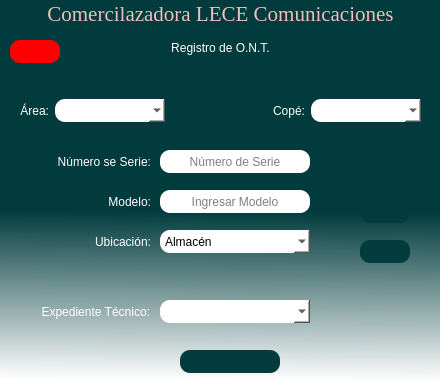
<?xml version="1.0" encoding="UTF-8"?>
<ui version="4.0">
 <class>Registro_de_ONT</class>
 <widget class="QDialog" name="Registro_de_ONT">
  <property name="geometry">
   <rect>
    <x>0</x>
    <y>0</y>
    <width>440</width>
    <height>380</height>
   </rect>
  </property>
  <property name="windowTitle">
   <string>Registro de ONT</string>
  </property>
  <property name="windowIcon">
   <iconset>
    <normaloff>../../assets/icons/ONT.png</normaloff>../../assets/icons/ONT.png</iconset>
  </property>
  <property name="toolTipDuration">
   <number>0</number>
  </property>
  <property name="layoutDirection">
   <enum>Qt::LeftToRight</enum>
  </property>
  <property name="styleSheet">
   <string notr="true">QDialog#Registro_de_ONT{
background-color: qlineargradient(spread:pad, x1:0.488444, y1:0.392, x2:0.483241, y2:1, stop:0.266917 rgba(1, 59, 61, 255), stop:1 rgba(255, 255, 255, 244));}
</string>
  </property>
  <widget class="QPushButton" name="btn_codebar">
   <property name="geometry">
    <rect>
     <x>360</x>
     <y>200</y>
     <width>50</width>
     <height>23</height>
    </rect>
   </property>
   <property name="minimumSize">
    <size>
     <width>50</width>
     <height>23</height>
    </size>
   </property>
   <property name="maximumSize">
    <size>
     <width>50</width>
     <height>23</height>
    </size>
   </property>
   <property name="cursor">
    <cursorShape>PointingHandCursor</cursorShape>
   </property>
   <property name="mouseTracking">
    <bool>false</bool>
   </property>
   <property name="toolTip">
    <string>&lt;html&gt;&lt;head/&gt;&lt;body&gt;&lt;p align=&quot;center&quot;&gt;Leer etiqueta&lt;/p&gt;&lt;/body&gt;&lt;/html&gt;</string>
   </property>
   <property name="styleSheet">
    <string notr="true">background-color: rgb(1, 59, 61);
color: rgb(255, 255, 255);
border-radius: 10px;</string>
   </property>
   <property name="text">
    <string/>
   </property>
   <property name="icon">
    <iconset>
     <normaloff>../../assets/icons/camara.svg</normaloff>../../assets/icons/camara.svg</iconset>
   </property>
   <property name="checkable">
    <bool>false</bool>
   </property>
   <property name="autoRepeat">
    <bool>false</bool>
   </property>
   <property name="autoExclusive">
    <bool>false</bool>
   </property>
  </widget>
  <widget class="QPushButton" name="btn_guardar">
   <property name="geometry">
    <rect>
     <x>180</x>
     <y>350</y>
     <width>100</width>
     <height>23</height>
    </rect>
   </property>
   <property name="minimumSize">
    <size>
     <width>100</width>
     <height>23</height>
    </size>
   </property>
   <property name="maximumSize">
    <size>
     <width>100</width>
     <height>23</height>
    </size>
   </property>
   <property name="cursor">
    <cursorShape>PointingHandCursor</cursorShape>
   </property>
   <property name="toolTip">
    <string>&lt;html&gt;&lt;head/&gt;&lt;body&gt;&lt;p align=&quot;center&quot;&gt;Guardar ONT&lt;/p&gt;&lt;/body&gt;&lt;/html&gt;</string>
   </property>
   <property name="styleSheet">
    <string notr="true">background-color: rgb(1, 59, 61);
color: rgb(255, 255, 255);
border-radius: 10px;</string>
   </property>
   <property name="text">
    <string/>
   </property>
   <property name="icon">
    <iconset>
     <normaloff>../../assets/icons/Guardar.svg</normaloff>../../assets/icons/Guardar.svg</iconset>
   </property>
  </widget>
  <widget class="QLabel" name="label">
   <property name="geometry">
    <rect>
     <x>21</x>
     <y>150</y>
     <width>130</width>
     <height>23</height>
    </rect>
   </property>
   <property name="minimumSize">
    <size>
     <width>130</width>
     <height>23</height>
    </size>
   </property>
   <property name="maximumSize">
    <size>
     <width>130</width>
     <height>23</height>
    </size>
   </property>
   <property name="styleSheet">
    <string notr="true">color: rgb(255, 255, 255);
font: 12pt &quot;MS Shell Dlg 2&quot;;</string>
   </property>
   <property name="text">
    <string>Número se Serie:</string>
   </property>
   <property name="alignment">
    <set>Qt::AlignRight|Qt::AlignTrailing|Qt::AlignVCenter</set>
   </property>
  </widget>
  <widget class="QLabel" name="label_3">
   <property name="geometry">
    <rect>
     <x>21</x>
     <y>190</y>
     <width>130</width>
     <height>23</height>
    </rect>
   </property>
   <property name="minimumSize">
    <size>
     <width>130</width>
     <height>23</height>
    </size>
   </property>
   <property name="maximumSize">
    <size>
     <width>130</width>
     <height>23</height>
    </size>
   </property>
   <property name="styleSheet">
    <string notr="true">color: rgb(255, 255, 255);
font: 12pt &quot;MS Shell Dlg 2&quot;;</string>
   </property>
   <property name="text">
    <string>Modelo:</string>
   </property>
   <property name="alignment">
    <set>Qt::AlignRight|Qt::AlignTrailing|Qt::AlignVCenter</set>
   </property>
  </widget>
  <widget class="QLabel" name="label_6">
   <property name="geometry">
    <rect>
     <x>21</x>
     <y>230</y>
     <width>130</width>
     <height>23</height>
    </rect>
   </property>
   <property name="minimumSize">
    <size>
     <width>130</width>
     <height>23</height>
    </size>
   </property>
   <property name="maximumSize">
    <size>
     <width>130</width>
     <height>23</height>
    </size>
   </property>
   <property name="styleSheet">
    <string notr="true">color: rgb(255, 255, 255);
font: 12pt &quot;MS Shell Dlg 2&quot;;</string>
   </property>
   <property name="text">
    <string>Ubicación:</string>
   </property>
   <property name="alignment">
    <set>Qt::AlignRight|Qt::AlignTrailing|Qt::AlignVCenter</set>
   </property>
  </widget>
  <widget class="QLabel" name="label_7">
   <property name="geometry">
    <rect>
     <x>0</x>
     <y>300</y>
     <width>150</width>
     <height>23</height>
    </rect>
   </property>
   <property name="minimumSize">
    <size>
     <width>150</width>
     <height>23</height>
    </size>
   </property>
   <property name="maximumSize">
    <size>
     <width>150</width>
     <height>23</height>
    </size>
   </property>
   <property name="styleSheet">
    <string notr="true">color: rgb(255, 255, 255);
font: 12pt &quot;MS Shell Dlg 2&quot;;</string>
   </property>
   <property name="text">
    <string>Expediente Técnico:</string>
   </property>
   <property name="alignment">
    <set>Qt::AlignRight|Qt::AlignTrailing|Qt::AlignVCenter</set>
   </property>
  </widget>
  <widget class="QPushButton" name="btn_regresar">
   <property name="enabled">
    <bool>true</bool>
   </property>
   <property name="geometry">
    <rect>
     <x>10</x>
     <y>40</y>
     <width>50</width>
     <height>23</height>
    </rect>
   </property>
   <property name="minimumSize">
    <size>
     <width>50</width>
     <height>23</height>
    </size>
   </property>
   <property name="maximumSize">
    <size>
     <width>50</width>
     <height>23</height>
    </size>
   </property>
   <property name="cursor">
    <cursorShape>PointingHandCursor</cursorShape>
   </property>
   <property name="toolTip">
    <string>&lt;html&gt;&lt;head/&gt;&lt;body&gt;&lt;p align=&quot;center&quot;&gt;Regresar&lt;/p&gt;&lt;/body&gt;&lt;/html&gt;</string>
   </property>
   <property name="styleSheet">
    <string notr="true">font: 12pt &quot;MS Shell Dlg 2&quot;;
background-color: rgb(255, 0, 0);
color:rgb(255, 255, 255);
border-radius: 10px;</string>
   </property>
   <property name="text">
    <string/>
   </property>
   <property name="icon">
    <iconset>
     <normaloff>../../assets/icons/atras bc.svg</normaloff>../../assets/icons/atras bc.svg</iconset>
   </property>
  </widget>
  <widget class="QLineEdit" name="ln_ns">
   <property name="geometry">
    <rect>
     <x>160</x>
     <y>150</y>
     <width>150</width>
     <height>23</height>
    </rect>
   </property>
   <property name="minimumSize">
    <size>
     <width>150</width>
     <height>23</height>
    </size>
   </property>
   <property name="maximumSize">
    <size>
     <width>150</width>
     <height>23</height>
    </size>
   </property>
   <property name="styleSheet">
    <string notr="true">font: 12pt &quot;MS Shell Dlg 2&quot;;
background-color: rgb(255, 255, 255);
color: rgb(0, 0, 0);
border-radius: 10px;</string>
   </property>
   <property name="alignment">
    <set>Qt::AlignCenter</set>
   </property>
   <property name="placeholderText">
    <string>Número de Serie</string>
   </property>
  </widget>
  <widget class="QLineEdit" name="ln_modelo">
   <property name="geometry">
    <rect>
     <x>160</x>
     <y>190</y>
     <width>150</width>
     <height>23</height>
    </rect>
   </property>
   <property name="minimumSize">
    <size>
     <width>150</width>
     <height>23</height>
    </size>
   </property>
   <property name="maximumSize">
    <size>
     <width>150</width>
     <height>23</height>
    </size>
   </property>
   <property name="styleSheet">
    <string notr="true">font: 12pt &quot;MS Shell Dlg 2&quot;;
background-color: rgb(255, 255, 255);
color: rgb(0, 0, 0);
border-radius: 10px;</string>
   </property>
   <property name="alignment">
    <set>Qt::AlignCenter</set>
   </property>
   <property name="placeholderText">
    <string>Ingresar Modelo</string>
   </property>
  </widget>
  <widget class="QComboBox" name="str_ubicacion">
   <property name="geometry">
    <rect>
     <x>160</x>
     <y>230</y>
     <width>150</width>
     <height>23</height>
    </rect>
   </property>
   <property name="minimumSize">
    <size>
     <width>150</width>
     <height>23</height>
    </size>
   </property>
   <property name="maximumSize">
    <size>
     <width>150</width>
     <height>23</height>
    </size>
   </property>
   <property name="styleSheet">
    <string notr="true">font: 12pt &quot;MS Shell Dlg 2&quot;;
background-color: rgb(255, 255, 255);
color: rgb(0, 0, 0);
border-radius: 10px;</string>
   </property>
   <item>
    <property name="text">
     <string>Almacén</string>
    </property>
   </item>
   <item>
    <property name="text">
     <string>En campo</string>
    </property>
   </item>
  </widget>
  <widget class="QPushButton" name="btn_imagen">
   <property name="geometry">
    <rect>
     <x>360</x>
     <y>240</y>
     <width>50</width>
     <height>23</height>
    </rect>
   </property>
   <property name="minimumSize">
    <size>
     <width>50</width>
     <height>23</height>
    </size>
   </property>
   <property name="maximumSize">
    <size>
     <width>50</width>
     <height>23</height>
    </size>
   </property>
   <property name="sizeIncrement">
    <size>
     <width>0</width>
     <height>0</height>
    </size>
   </property>
   <property name="cursor">
    <cursorShape>PointingHandCursor</cursorShape>
   </property>
   <property name="mouseTracking">
    <bool>false</bool>
   </property>
   <property name="toolTip">
    <string>&lt;html&gt;&lt;head/&gt;&lt;body&gt;&lt;p align=&quot;center&quot;&gt;Importar etiqueta&lt;/p&gt;&lt;/body&gt;&lt;/html&gt;</string>
   </property>
   <property name="toolTipDuration">
    <number>0</number>
   </property>
   <property name="styleSheet">
    <string notr="true">background-color: rgb(1, 59, 61);
color: rgb(255, 255, 255);
border-radius: 10px;</string>
   </property>
   <property name="text">
    <string/>
   </property>
   <property name="icon">
    <iconset>
     <normaloff>../../assets/icons/foto.svg</normaloff>../../assets/icons/foto.svg</iconset>
   </property>
   <property name="checkable">
    <bool>false</bool>
   </property>
   <property name="autoRepeat">
    <bool>false</bool>
   </property>
   <property name="autoExclusive">
    <bool>false</bool>
   </property>
  </widget>
  <widget class="QWidget" name="layoutWidget">
   <property name="geometry">
    <rect>
     <x>20</x>
     <y>90</y>
     <width>401</width>
     <height>41</height>
    </rect>
   </property>
   <layout class="QHBoxLayout" name="horizontalLayout_3">
    <item>
     <layout class="QHBoxLayout" name="horizontalLayout_2">
      <item>
       <widget class="QLabel" name="label_4">
        <property name="maximumSize">
         <size>
          <width>52</width>
          <height>23</height>
         </size>
        </property>
        <property name="styleSheet">
         <string notr="true">color: rgb(255, 255, 255);
font: 12pt &quot;MS Shell Dlg 2&quot;;</string>
        </property>
        <property name="text">
         <string>Área:</string>
        </property>
        <property name="alignment">
         <set>Qt::AlignRight|Qt::AlignTrailing|Qt::AlignVCenter</set>
        </property>
       </widget>
      </item>
      <item>
       <widget class="QComboBox" name="str_area">
        <property name="minimumSize">
         <size>
          <width>110</width>
          <height>23</height>
         </size>
        </property>
        <property name="maximumSize">
         <size>
          <width>110</width>
          <height>23</height>
         </size>
        </property>
        <property name="cursor">
         <cursorShape>PointingHandCursor</cursorShape>
        </property>
        <property name="toolTip">
         <string>&lt;html&gt;&lt;head/&gt;&lt;body&gt;&lt;p align=&quot;center&quot;&gt;Seleccionar Área&lt;/p&gt;&lt;/body&gt;&lt;/html&gt;</string>
        </property>
        <property name="styleSheet">
         <string notr="true">font: 12pt &quot;MS Shell Dlg 2&quot;;
background-color: rgb(255, 255, 255);
color: rgb(0, 0, 0);
border-radius: 10px;</string>
        </property>
       </widget>
      </item>
     </layout>
    </item>
    <item>
     <spacer name="horizontalSpacer">
      <property name="orientation">
       <enum>Qt::Horizontal</enum>
      </property>
      <property name="sizeHint" stdset="0">
       <size>
        <width>40</width>
        <height>20</height>
       </size>
      </property>
     </spacer>
    </item>
    <item>
     <layout class="QHBoxLayout" name="horizontalLayout">
      <item>
       <widget class="QLabel" name="label_5">
        <property name="maximumSize">
         <size>
          <width>130</width>
          <height>23</height>
         </size>
        </property>
        <property name="styleSheet">
         <string notr="true">color: rgb(255, 255, 255);
font: 12pt &quot;MS Shell Dlg 2&quot;;</string>
        </property>
        <property name="text">
         <string>Copé:</string>
        </property>
        <property name="alignment">
         <set>Qt::AlignRight|Qt::AlignTrailing|Qt::AlignVCenter</set>
        </property>
       </widget>
      </item>
      <item>
       <widget class="QComboBox" name="str_cope">
        <property name="minimumSize">
         <size>
          <width>110</width>
          <height>23</height>
         </size>
        </property>
        <property name="maximumSize">
         <size>
          <width>110</width>
          <height>23</height>
         </size>
        </property>
        <property name="cursor">
         <cursorShape>PointingHandCursor</cursorShape>
        </property>
        <property name="toolTip">
         <string>&lt;html&gt;&lt;head/&gt;&lt;body&gt;&lt;p align=&quot;center&quot;&gt;Seleccionar Copé&lt;/p&gt;&lt;/body&gt;&lt;/html&gt;</string>
        </property>
        <property name="styleSheet">
         <string notr="true">font: 12pt &quot;MS Shell Dlg 2&quot;;
background-color: rgb(255, 255, 255);
color: rgb(0, 0, 0);
border-radius: 10px;</string>
        </property>
       </widget>
      </item>
     </layout>
    </item>
   </layout>
  </widget>
  <widget class="QWidget" name="layoutWidget">
   <property name="geometry">
    <rect>
     <x>0</x>
     <y>0</y>
     <width>441</width>
     <height>61</height>
    </rect>
   </property>
   <layout class="QVBoxLayout" name="verticalLayout">
    <item>
     <widget class="QLabel" name="Titulo">
      <property name="font">
       <font>
        <family>Times New Roman</family>
        <pointsize>16</pointsize>
        <weight>50</weight>
        <italic>false</italic>
        <bold>false</bold>
       </font>
      </property>
      <property name="cursor">
       <cursorShape>ArrowCursor</cursorShape>
      </property>
      <property name="toolTip">
       <string>&lt;html&gt;&lt;head/&gt;&lt;body&gt;&lt;p align=&quot;center&quot;&gt;&lt;br/&gt;&lt;/p&gt;&lt;/body&gt;&lt;/html&gt;</string>
      </property>
      <property name="whatsThis">
       <string>&lt;html&gt;&lt;head/&gt;&lt;body&gt;&lt;p align=&quot;center&quot;&gt;Comercilazadora LECE Comunicaciones&lt;/p&gt;&lt;/body&gt;&lt;/html&gt;</string>
      </property>
      <property name="layoutDirection">
       <enum>Qt::LeftToRight</enum>
      </property>
      <property name="autoFillBackground">
       <bool>false</bool>
      </property>
      <property name="styleSheet">
       <string notr="true">font: 16pt &quot;Times New Roman&quot;;
color:rgba(239, 191, 188, 255);
</string>
      </property>
      <property name="frameShadow">
       <enum>QFrame::Plain</enum>
      </property>
      <property name="midLineWidth">
       <number>0</number>
      </property>
      <property name="text">
       <string>Comercilazadora LECE Comunicaciones</string>
      </property>
      <property name="alignment">
       <set>Qt::AlignCenter</set>
      </property>
     </widget>
    </item>
    <item>
     <widget class="QLabel" name="label_2">
      <property name="styleSheet">
       <string notr="true">font: 75 12pt &quot;MS Shell Dlg 2&quot; rgb(255, 255, 255);
color: rgb(255, 255, 255);
</string>
      </property>
      <property name="text">
       <string>Registro de O.N.T.</string>
      </property>
      <property name="scaledContents">
       <bool>false</bool>
      </property>
      <property name="alignment">
       <set>Qt::AlignCenter</set>
      </property>
     </widget>
    </item>
   </layout>
   <zorder>label_2</zorder>
   <zorder>Titulo</zorder>
  </widget>
  <widget class="QComboBox" name="str_exptec">
   <property name="geometry">
    <rect>
     <x>160</x>
     <y>300</y>
     <width>150</width>
     <height>23</height>
    </rect>
   </property>
   <property name="toolTip">
    <string>&lt;html&gt;&lt;head/&gt;&lt;body&gt;&lt;p align=&quot;center&quot;&gt;Seleccionar Expediente Técnico&lt;/p&gt;&lt;/body&gt;&lt;/html&gt;</string>
   </property>
   <property name="styleSheet">
    <string notr="true">font: 12pt &quot;MS Shell Dlg 2&quot;;
background-color: rgb(255, 255, 255);
color: rgb(0, 0, 0);
border-radius: 10px;</string>
   </property>
  </widget>
  <widget class="QLabel" name="label_imagen">
   <property name="geometry">
    <rect>
     <x>10</x>
     <y>70</y>
     <width>421</width>
     <height>301</height>
    </rect>
   </property>
   <property name="text">
    <string/>
   </property>
  </widget>
  <zorder>label_imagen</zorder>
  <zorder>btn_codebar</zorder>
  <zorder>btn_guardar</zorder>
  <zorder>label</zorder>
  <zorder>label_3</zorder>
  <zorder>label_6</zorder>
  <zorder>label_7</zorder>
  <zorder>ln_ns</zorder>
  <zorder>ln_modelo</zorder>
  <zorder>str_ubicacion</zorder>
  <zorder>btn_imagen</zorder>
  <zorder>layoutWidget</zorder>
  <zorder>layoutWidget</zorder>
  <zorder>str_exptec</zorder>
  <zorder>btn_regresar</zorder>
 </widget>
 <resources/>
 <connections/>
</ui>
